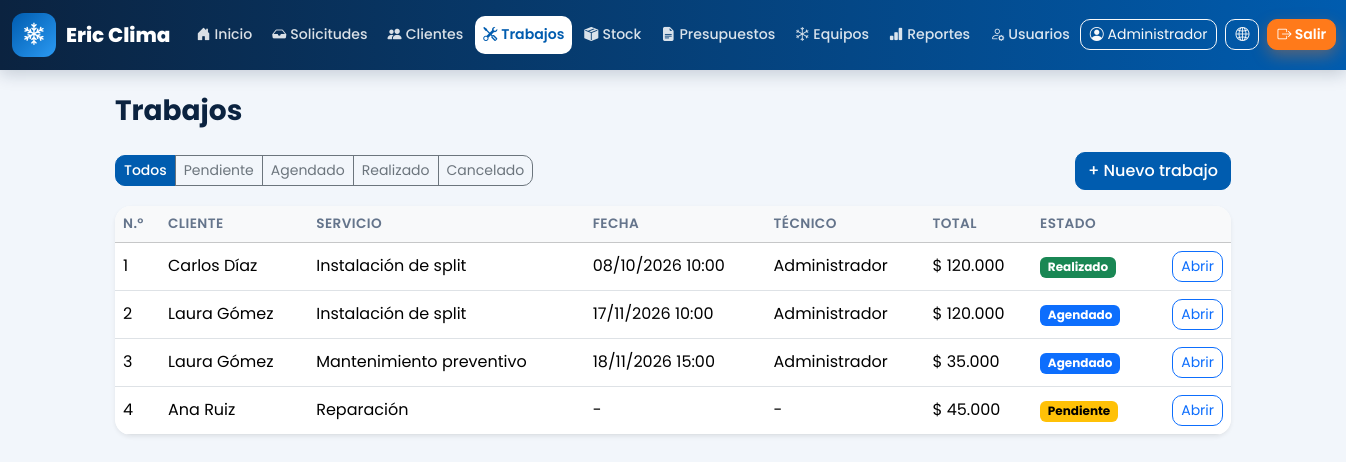
/admin/trabajos.php (signed in), run on the app's committed database.
### tables this page shows
CREATE TABLE trabajos (
    id               INT AUTO_INCREMENT PRIMARY KEY,
    cliente_id       INT NOT NULL,
    servicio_id      INT NOT NULL,
    equipo_id        INT NULL,
    tecnico_id       INT NULL,
    fecha_agendada   DATETIME NULL,
    fecha_realizado  DATE NULL,
    estado           ENUM('pendiente','agendado','realizado','cancelado') NOT NULL DEFAULT 'pendiente',
    total            DECIMAL(12,2) NOT NULL DEFAULT 0,
    garantia_hasta   DATE NULL,
    observaciones    TEXT NULL,
    CONSTRAINT fk_trabajos_cliente  FOREIGN KEY (cliente_id)  REFERENCES clientes(id),
    CONSTRAINT fk_trabajos_servicio FOREIGN KEY (servicio_id) REFERENCES servicios(id),
    CONSTRAINT fk_trabajos_equipo   FOREIGN KEY (equipo_id)   REFERENCES equipos(id)  ON DELETE SET NULL,
    CONSTRAINT fk_trabajos_tecnico  FOREIGN KEY (tecnico_id)  REFERENCES usuarios(id) ON DELETE SET NULL,
    CONSTRAINT uq_tecnico_horario UNIQUE (tecnico_id, fecha_agendada)
);

CREATE TABLE clientes (
    id          INT AUTO_INCREMENT PRIMARY KEY,
    nombre      VARCHAR(120) NOT NULL,
    telefono    VARCHAR(30)  NOT NULL,
    email       VARCHAR(120) NULL,
    direccion   VARCHAR(150) NOT NULL,
    localidad   VARCHAR(80)  NOT NULL DEFAULT 'Bahía Blanca',
    activo      TINYINT(1) NOT NULL DEFAULT 1,
    fecha_alta  DATETIME NOT NULL DEFAULT CURRENT_TIMESTAMP
);

CREATE TABLE servicios (
    id           INT AUTO_INCREMENT PRIMARY KEY,
    nombre       VARCHAR(80) NOT NULL UNIQUE,
    descripcion  VARCHAR(255) NULL,
    precio_base  DECIMAL(12,2) NOT NULL DEFAULT 0,
    activo       TINYINT(1) NOT NULL DEFAULT 1
);

CREATE TABLE usuarios (
    id               INT AUTO_INCREMENT PRIMARY KEY,
    nombre           VARCHAR(100) NOT NULL,
    email            VARCHAR(120) NOT NULL UNIQUE,
    password_hash    VARCHAR(255) NOT NULL,
    tipo_usuario_id  INT NOT NULL,
    activo           TINYINT(1) NOT NULL DEFAULT 1,
    fecha_alta       DATETIME NOT NULL DEFAULT CURRENT_TIMESTAMP,
    CONSTRAINT fk_usuarios_tipo FOREIGN KEY (tipo_usuario_id) REFERENCES tipo_usuarios(id)
);

### web/admin/trabajos.php (the view, shortened to what this page needs)
<?php
require_once __DIR__ . '/../includes/funciones.php';
$estados = ['pendiente', 'agendado', 'realizado', 'cancelado'];
$filtro = in_array($_GET['estado'] ?? '', $estados, true) ? $_GET['estado'] : '';
$sql = 'SELECT t.*, c.nombre AS cliente, c.direccion, s.nombre AS servicio, u.nombre AS tecnico
        FROM trabajos t
        JOIN clientes c ON c.id = t.cliente_id
        JOIN servicios s ON s.id = t.servicio_id
        LEFT JOIN usuarios u ON u.id = t.tecnico_id';
$st = $pdo->prepare($sql . ($filtro ? ' WHERE t.estado = ?' : '') . ' ORDER BY t.fecha_agendada IS NULL, t.fecha_agendada, t.id DESC');
$st->execute($filtro ? [$filtro] : []);
$trabajos = $st->fetchAll();
require __DIR__ . '/../includes/header.php';
?>
<div class="d-flex flex-wrap gap-2 mb-3 align-items-center">
    <div class="btn-group flex-wrap">
        <a href="trabajos.php" class="btn btn-sm <?= $filtro === '' ? 'btn-marca' : 'btn-outline-secondary' ?>">Todos</a>
        <?php foreach ($estados as $es): ?>
            <a href="trabajos.php?estado=<?= $es ?>" class="btn btn-sm <?= $filtro === $es ? 'btn-marca' : 'btn-outline-secondary' ?>"><?= ucfirst($es) ?></a>
        <?php endforeach; ?>
    </div>
    <button class="btn btn-marca ms-auto" data-bs-toggle="collapse" data-bs-target="#nuevoTrabajo">+ Nuevo trabajo</button>
</div>
<div class="card shadow-sm">
    <div class="table-responsive">
        <table class="table table-hover align-middle mb-0">
            <thead class="table-light"><tr><th>N.º</th><th>Cliente</th><th>Servicio</th><th>Fecha</th><th>Técnico</th><th>Total</th><th>Estado</th><th></th></tr></thead>
            <tbody>
            <?php foreach ($trabajos as $t): ?>
                <tr>
                    <td><?= $t['id'] ?></td>
                    <td><?= h($t['cliente']) ?></td>
                    <td><?= h($t['servicio']) ?></td>
                    <td class="text-nowrap"><?= $t['fecha_agendada'] ? date('d/m/Y H:i', strtotime($t['fecha_agendada'])) : '-' ?></td>
                    <td><?= h($t['tecnico'] ?? '-') ?></td>
                    <td class="text-nowrap"><?= pesos($t['total']) ?></td>
                    <td><?= badgeEstado($t['estado']) ?></td>
                    <td class="text-end"><a class="btn btn-sm btn-outline-primary" href="trabajos.php?ver=<?= $t['id'] ?>">Abrir</a></td>
                </tr>
            <?php endforeach; ?>
            </tbody>
        </table>
    </div>
</div>
<?php require __DIR__ . '/../includes/footer.php';

### web/includes/funciones.php (shortened to what this page needs)
<?php
function h($texto): string
{
    return htmlspecialchars((string)$texto, ENT_QUOTES, 'UTF-8');
}
function pesos($numero): string
{
    return '$ ' . number_format((float)$numero, 0, ',', '.');
}
function badgeEstado(string $estado): string
{
    $colores = ['pendiente' => 'warning', 'agendado' => 'primary', 'realizado' => 'success', 'cancelado' => 'secondary',
                'contactado' => 'info', 'convertida' => 'success', 'aceptado' => 'success', 'vencido' => 'secondary'];
    return '<span class="badge text-bg-' . ($colores[$estado] ?? 'light') . '">' . h(ucfirst($estado)) . '</span>';
}

### web/assets/css/estilos.css (style rules this page uses)
:root { --marca: #005caf; --marca-oscuro: #003f7d; --marca-noche: #0b2340; --marca-claro: #eaf3fc; --acento: #ff7a1a; --acento-oscuro: #e9650a; --verde-wa: #25d366; --texto: #1f2d3d; --gris: #64748b; --sombra: 0 10px 30px rgba(11, 35, 64, .08); --sombra-fuerte: 0 18px 40px rgba(11, 35, 64, .16); }
.btn-marca { background-color: var(--marca); border-color: var(--marca); color: #fff; font-weight: 500; }
.panel { font-family: 'Poppins', system-ui, sans-serif; background: #f2f6fb; }
.panel .card { border: 0; border-radius: 16px; overflow: hidden; }
.panel .table thead th { font-weight: 600; font-size: .85rem; text-transform: uppercase; letter-spacing: .03em; color: var(--gris); }
.panel .btn { border-radius: 10px; }

### data on the page
trabajos: id "1", cliente.nombre "Carlos Díaz", servicio.nombre "Instalación de split", fecha_agendada "08/10/2026 10:00", tecnico.nombre "Administrador", total "$ 120.000", estado "Realizado"
trabajos: id "2", cliente.nombre "Laura Gómez", servicio.nombre "Instalación de split", fecha_agendada "17/11/2026 10:00", tecnico.nombre "Administrador", total "$ 120.000", estado "Agendado"
trabajos: id "3", cliente.nombre "Laura Gómez", servicio.nombre "Mantenimiento preventivo", fecha_agendada "18/11/2026 15:00", tecnico.nombre "Administrador", total "$ 35.000", estado "Agendado"
trabajos: id "4", cliente.nombre "Ana Ruiz", servicio.nombre "Reparación", tecnico "-", total "$ 45.000", estado "Pendiente"

### other printed values
$texto "Inicio"
$texto "Solicitudes"
$texto "Clientes"
$texto "Trabajos"
$texto "Stock"
$texto "Presupuestos"
$texto "Equipos"
$texto "Reportes"
$texto "Usuarios"
$u['nombre'] "Administrador"
$titulo "Trabajos"
$es "Pendiente"
$es "Agendado"
$es "Realizado"
$es "Cancelado"
